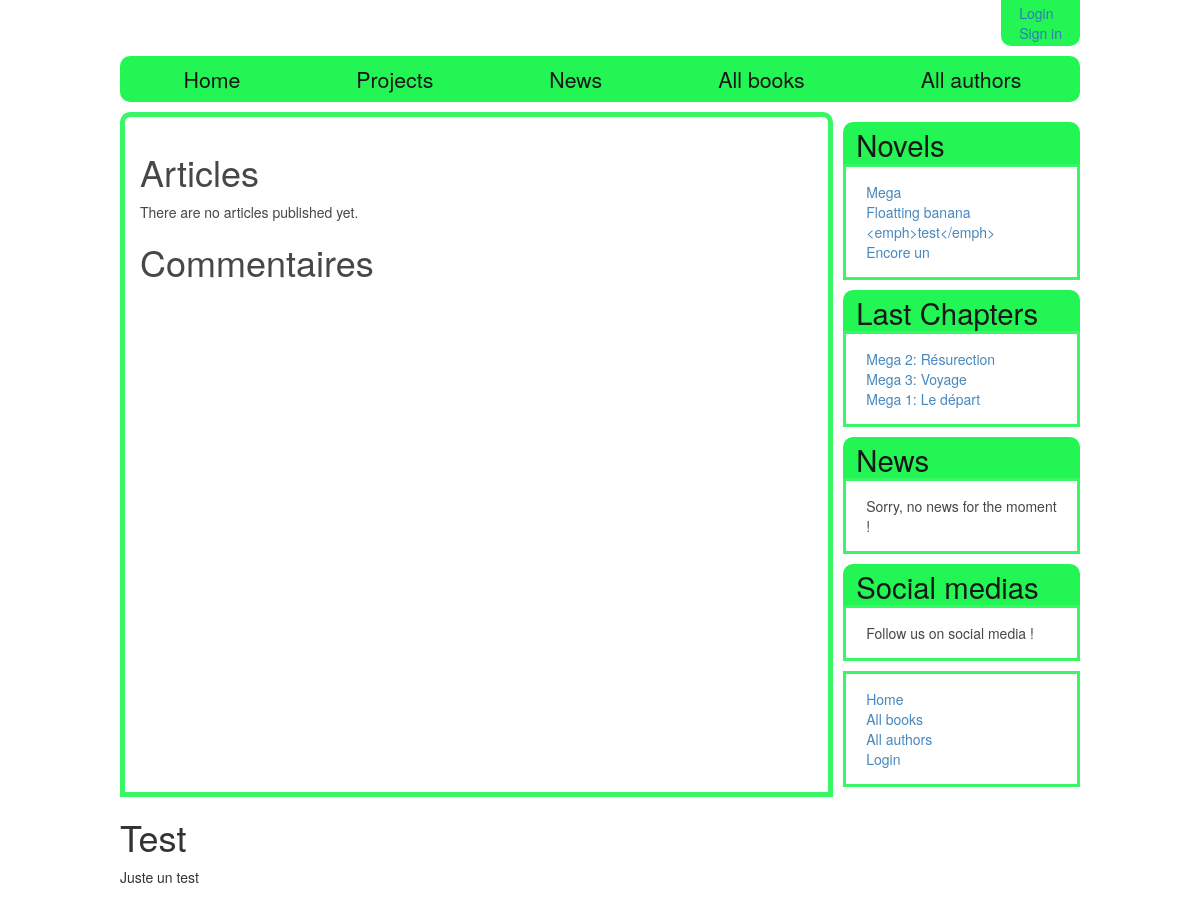
Before: /charasite/articles/ with the older database file.
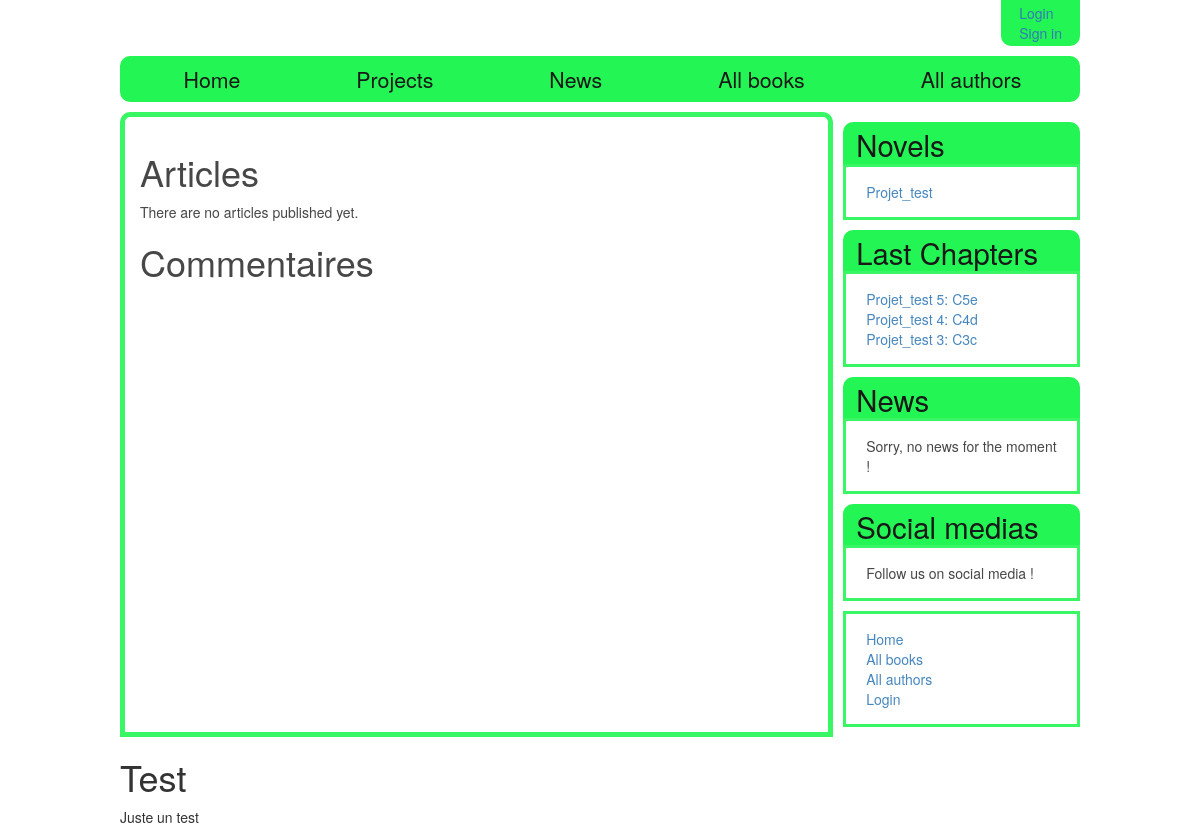
After: the same page with the newer database file.
### charasite/models.py (models this page shows, shortened)
class Project(models.Model):
    name = models.CharField(max_length=200, help_text="Enter the name of your team")
    date_start = models.DateTimeField(auto_now_add = True)
    description = models.TextField(max_length=1000, null = True, blank = True, help_text="Enter a brief description of the project")
    is_public = models.BooleanField(help_text='Do you want the project to be referenced ?')
    owner = models.ForeignKey(User, on_delete=models.CASCADE)
    genre = models.ManyToManyField(Genre, help_text="Select a genre for this book")
    is_published = models.BooleanField(blank = True)
    def get_absolute_url(self):
        return reverse('project_detail', args=[str(self.id)])

class Chapter(models.Model):
    project = models.ForeignKey('Project', on_delete = models.CASCADE)
    repository = models.ForeignKey('Repository', on_delete = models.CASCADE)
    number = models.IntegerField(help_text = 'Number of the chapter')
    title = models.CharField(max_length=200, help_text="Enter the title of this chapter")
    prevChapter = models.ForeignKey('Chapter', null = True, blank = True, on_delete = models.SET_NULL, help_text="The previous chapter")
    summary = models.TextField(max_length=1000, null = True, blank = True, help_text="Enter a brief summary for this chapter")
    content = models.TextField(max_length=200000, null = True, blank = True, help_text="Your chapter")
    date_of_creation = models.DateTimeField(auto_now_add = True)
    date_of_last_edit = models.DateTimeField(auto_now = True)
    is_published = models.BooleanField(blank=True, default=False)
    def get_absolute_url(self):
        return reverse('chapter_detail', args=[str(self.id)])
    class Meta:
        ordering =['number']

### charasite/views.py (the view)
class ArticleListView(generic.ListView):
    model = Article
    paginate_by = 3

### charasite/context_processors.py (called while the page is built)
def listproj_context_processor(request):
    return {
        'listproj': Project.objects.filter(is_published=True),
    }

def listnewchapter_context_processor(request):
    return {
        'listnewchap': Chapter.objects.filter(is_published=True).order_by('-date_of_last_edit')[:3],
    }

def listnewarticle_context_processor(request):
    return {
        'listnewarticle': Article.objects.filter(is_published=True).order_by('-date_of_last_edit')[:3],
    }

### charasite/templates/charasite/article_list.html
{% extends "base_generic_readingspace_wcom.html" %}
{% block content %}
    <h1>Articles</h1>
    {% if article_list %}
    <ul>
      {% for article in article_list %}
      <li>
        <h1><a href="{{ article.get_absolute_url }}">{{ article.title }}</a></h1>
		<p>by {{article.writer}}</p>
		<p class="trunc_article">{{ article.content|linebreaksbr|truncatewords:32 }}</p>
      </li>
      {% endfor %}
    </ul>
    {% else %}
      <p>There are no articles published yet.</p>
    {% endif %}
{% endblock %}

### charasite/templates/basic_generic_readingspacev2.html (shortened to what this page needs)
<!DOCTYPE html>
<html lang="en">
<head>
  <link rel="stylesheet" href="https://maxcdn.bootstrapcdn.com/bootstrap/3.3.7/css/bootstrap.min.css">
  {% load static %}
  <link rel="stylesheet" href="{% static 'css/styles.css' %}">
</head>
<body>
  <div class="entire_page">
  <header>
	<section class = "userid">
	  <ul>
	  {% if user.is_authenticated %}
        <li>User: {{ user.get_username }}</li>
	    <li><a href="{% url 'logout'%}?next={{request.path}}">Logout</a></li>
	  {% else %}
	    <li><a href="{% url 'login'%}?next={{request.path}}">Login</a></li>
		<li><a href="#">Sign in</a></li>
	  {% endif %}
	</section>
  </header>
  <nav>
	{% block navigation%}
    <ul>
	  <li><a href="{% url 'index' %}">Home</a></li>
	  <li><a href="{% url 'projects' %}">Projects</a></li>
	  <li><a href="{% url 'articles' %}">News</a></li>
	  <li><a href="{% url 'books' %}">All books</a></li>
	  <li><a href="">All authors</a></li>
	</ul>
	{% endblock%}
  </nav>
  <div class="main_page">
      <div class="content_block">
        {% block content %}{% endblock %}
		{% block comments %}
		{% endblock %}
      </div>
	  <div class="sidebar_objects">
        {% block sidebar %}
		<div class="sidebar_list_project">
		  {% block side_list_chapter %}
		    <h1><a href="{% url 'projects' %}">Novels</a></h1>
			<ul>
			{% for project in listproj %}
			  <li><a href="{{ project.get_absolute_url }}">{{ project.name }}</a></li>
			{% empty %}
			  <li>Sorry, no novels available in your country</li>
			{% endfor %}
			</ul>
		  {% endblock %}
		</div>
		<div class="sidebar_list_new_chapter">
		  {% block side_list_new_chapter %}
			<h1>Last Chapters</h1>
			<ul>
			  {% for chapter in listnewchap %}
			    <li><a href="{{ chapter.get_absolute_url }}">{{ chapter.project.name }} {{ chapter.number }}: {{ chapter.title }}</a></li>
			  {% empty %}
			    <li>Sorry, no new chapters available in your country</li>
			  {% endfor %}
			</ul>
		  {% endblock %}
		</div>
		<div class="sidebar_list_new_article">
		  {% block side_list_new_article %}
			<h1><a href="{% url 'articles' %}">News</a></h1>
			<ul>
			  {% for article in listnewarticle %}
			    <li><a href="{{ article.get_absolute_url }}">{{ article.title }}</a></li>
			  {% empty %}
			    <li>Sorry, no news for the moment !</li>
			  {% endfor %}
			</ul>
		  {% endblock %}
		</div>
		<div class="social_media">
		  <h1>Social medias</h1>
		  <p>Follow us on social media !</p>
		</div>
		<div class="sidebar_nav_bar">
			<ul class="sidebar-nav">
			  <li><a href="{% url 'index' %}">Home</a></li>
			  <li><a href="{% url 'books' %}">All books</a></li>
			  <li><a href="#">All authors</a></li>
			  {% if user.is_authenticated %}
				<li>User: {{ user.get_username }}</li>
				<li><a href="{% url 'my_borrowed' %}">My Borrowed</a></li>
				<li><a href="{% url 'logout'%}?next={{request.path}}">Logout</a></li>
			  {% else %}
				 <li><a href="{% url 'login'%}?next={{request.path}}">Login</a></li>
			  {% endif %}
			</ul>
		</div>
      {% endblock %}
      </div>
  </div>
  <footer>
    <div class="test_footer">
	  <h1>Test</h1>
	  <p>Juste un test</p>
	</div>
  </footer>
  </div>
</body>
</html>

Changed rows visible on the page:
removed Project: name "Mega"
removed Project: name "Floatting banana"
removed Project: name "<emph>test</emph>"
removed Project: name "Encore un"
removed Chapter: project.name "Mega", number "2", title "Résurection"
removed Chapter: project.name "Mega", number "3", title "Voyage"
removed Chapter: project.name "Mega", number "1", title "Le départ"
added Project: name "Projet_test"
added Chapter: project.name "Projet_test", number "5", title "C5e"
added Chapter: project.name "Projet_test", number "4", title "C4d"
added Chapter: project.name "Projet_test", number "3", title "C3c"
